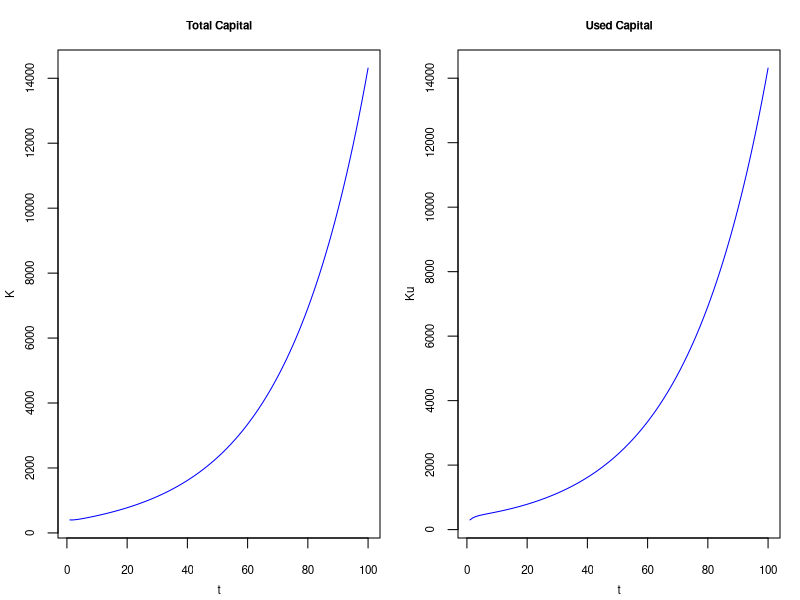
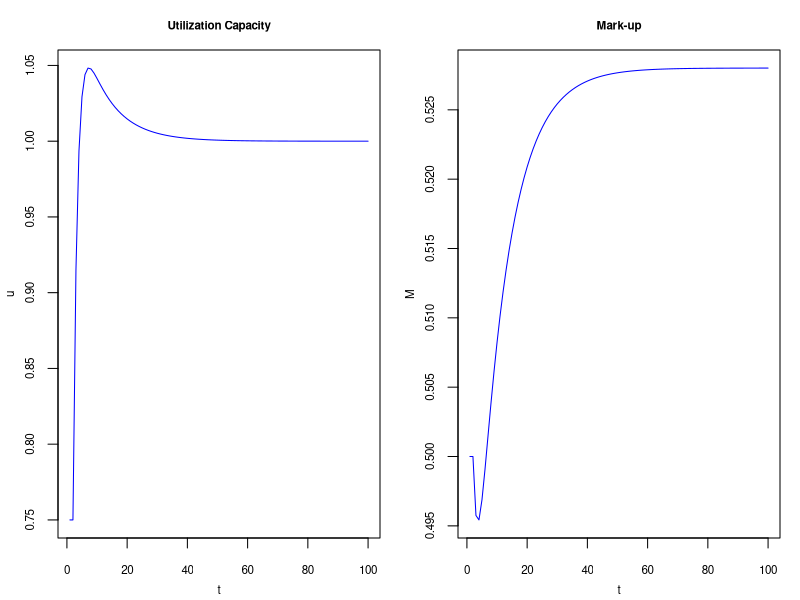
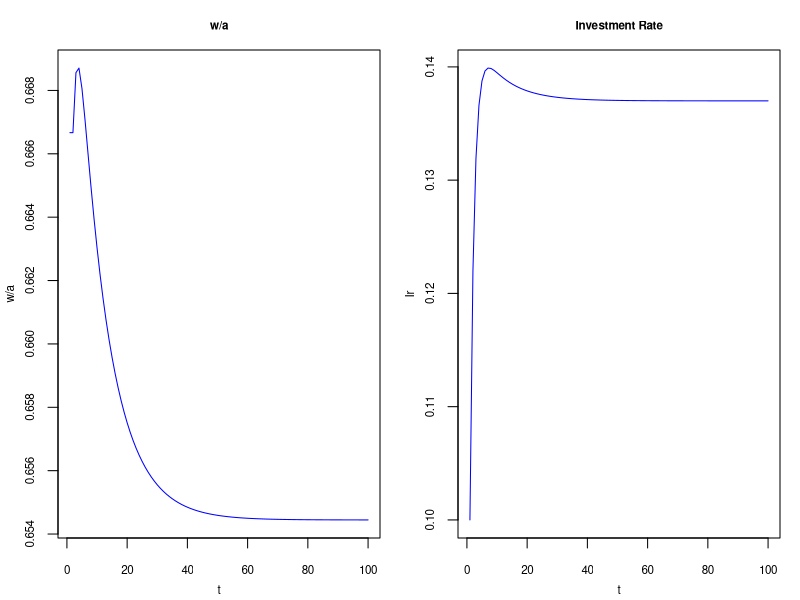
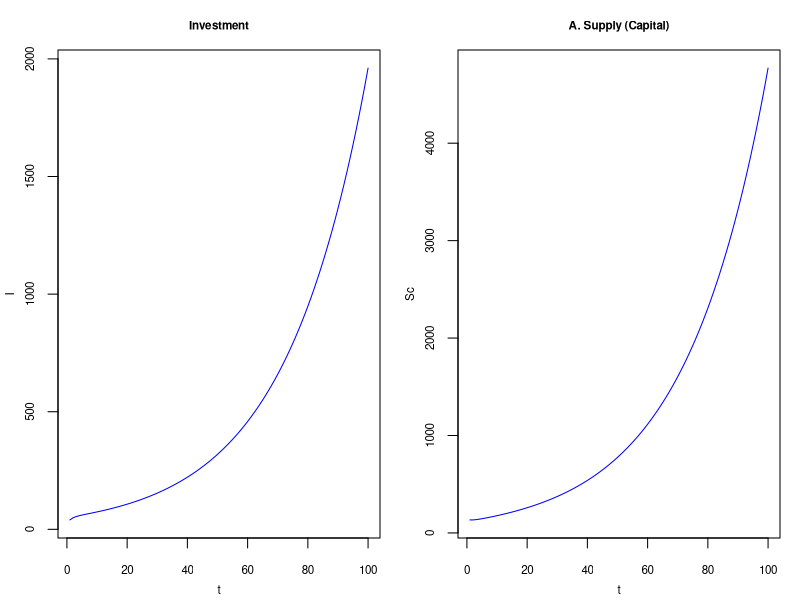
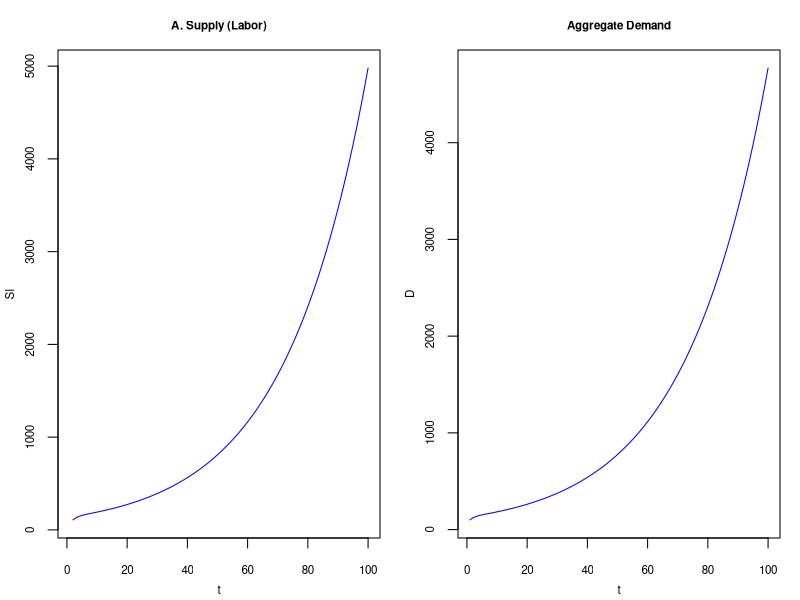
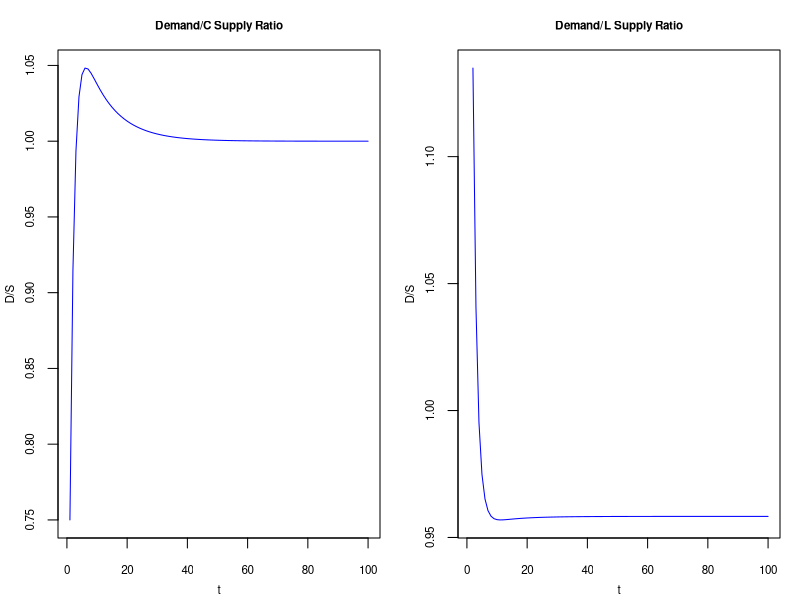
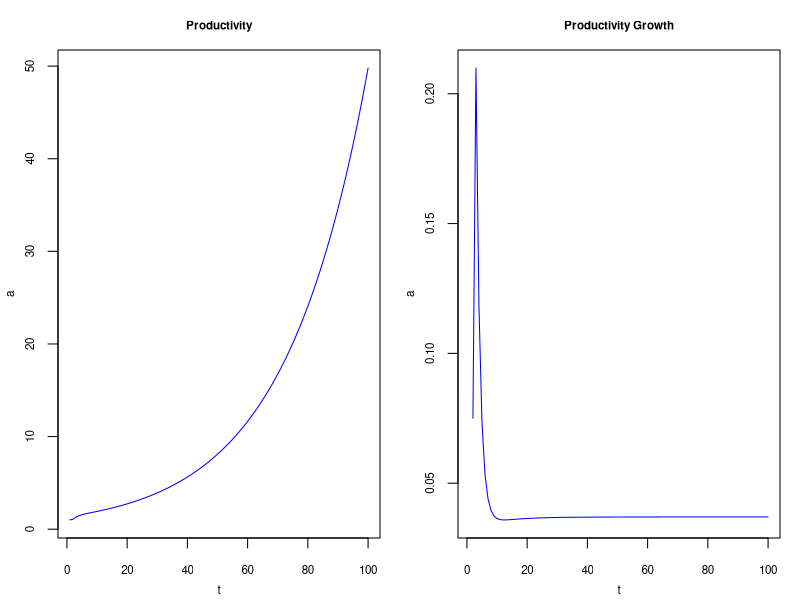

The R script that drew these images, in order:
#Onder Model
b0=1 #Type of investment equation
b1=2 #Type of Model (Labor Constrained (1) or Capital Constrained (2))

b2=1 #a0
b3=0.025 #a_Gr
b4=0.1 #a_Resp_K_Gr
b5=1 #a_Resp_Emp
b6=0.95 #a_Resp_Emp_Normal	
b8=0.9 #Consumption propensity
b10=0.5 #Mark_Up_Rt(0)	
b12=1 #Inv_Resp_To_K_Prod_Grwth
b13=0.06 #Inv_Resp_To_K_Util
b14=3 #K/Q
b15=0.8 #Target Capacity Util Rt
b16=0.1 #dep_rt
b18=400 #K0
b19=100 #L
b21=0.1 #MarkUp_Adjstmt_Parameter
b22=1 #Target_Demand/Supply_Rt	1
b24=0 #HH_Autonomous_Resp_to_Wealth	0
b26=0 #Gov_Autonomous_Spending_Rt	0

# time variable
t0=1

I=Ir=u=K=D=Y=Ku=sigma=Sc=Sl=M=Khat=a=ahat=vector()




I[t0]=b18*b16
Ir[t0]=b16
K[t0]=b18
M[t0]=b10
sigma[t0]=1/(1+M[t0])
D[t0]=I[t0]/(1-b8*sigma[t0])
Y[t0]=D[t0]
Ku[t0]=b14*Y[t0]
u[t0]=Ku[t0]/K[t0]
M[2]=M[t0]
Sc[t0]=K[t0]/b14
Sl[t0]=a[t0]*b19  
a[t0]=b2
Khat[t0]=0

Sl
  
for(t in 2:100) {
  K[t]=K[t-1]*(1-b16+Ir[t-1])  
  u[t]=Ku[t-1]/K[t-1]
  
  if (t!=2) {
    if (b1==2) {M[t]=M[t-1]*(1+b21*(D[t-1]/Sc[t-1]-b22))} 
    else {M[t]=M[t-1]*(1+b21*(D[t-1]/Sl[t-1]-b22))}
  }
  
  Khat[t]=(K[t]-K[t-1])/K[t-1]
  a[t]=a[t-1]*(1+b3+b4*Khat[t-1]+b5*(Y[t-1]/(a[t-1]*b19)-b6))
  ahat[t]=(a[t]-a[t-1])/a[t-1]
    Ir[t]=b16+b13*(u[t]-b15)+b12*b3
  I[t]=Ir[t]*K[t]
  Sc[t]=K[t]/b14
  Sl[t]=a[t]*b19  
  sigma[t]=1/(1+M[t])
  D[t]=I[t]/(1-b8*sigma[t])
  Y[t]=D[t]
  Ku[t]=b14*Y[t]

}

par(mfrow=c(1,2), mar=c(3.1, 2.9, 2.5, 1), mgp=c(2, 1, 0), las=0, cex.lab=0.7, cex.axis=0.7, cex.main=0.7, cex.sub=0.7)
plot( K, type="l", main="Total Capital", xlab="t", ylab="K",col="blue" )
plot( Ku, type="l", main="Used Capital", xlab="t", ylab="Ku",col="blue" )
plot( u, type="l", main="Utilization Capacity", xlab="t", ylab="u",col="blue" )
plot( M, type="l", main="Mark-up", xlab="t", ylab="M",col="blue" )
plot( sigma, type="l", main="w/a", xlab="t", ylab="w/a",col="blue" )
plot( Ir, type="l", main="Investment Rate", xlab="t", ylab="Ir",col="blue" )
plot( I, type="l", main="Investment", xlab="t", ylab="I",col="blue" )
plot( Sc, type="l", main="A. Supply (Capital)", xlab="t", ylab="Sc",col="blue" )
plot( Sl, type="l", main="A. Supply (Labor)", xlab="t", ylab="Sl",col="blue" )
plot( D, type="l", main="Aggregate Demand", xlab="t", ylab="D",col="blue" )
plot( D/Sc, type="l", main="Demand/C Supply Ratio", xlab="t", ylab="D/S",col="blue" )
plot( D/Sl, type="l", main="Demand/L Supply Ratio", xlab="t", ylab="D/S",col="blue" )
plot( a, type="l", main="Productivity", xlab="t", ylab="a",col="blue" )
plot( ahat, type="l", main="Productivity Growth", xlab="t", ylab="a",col="blue" )









#("Results.pdf") 
# Close the pdf file
#dev.off() 




